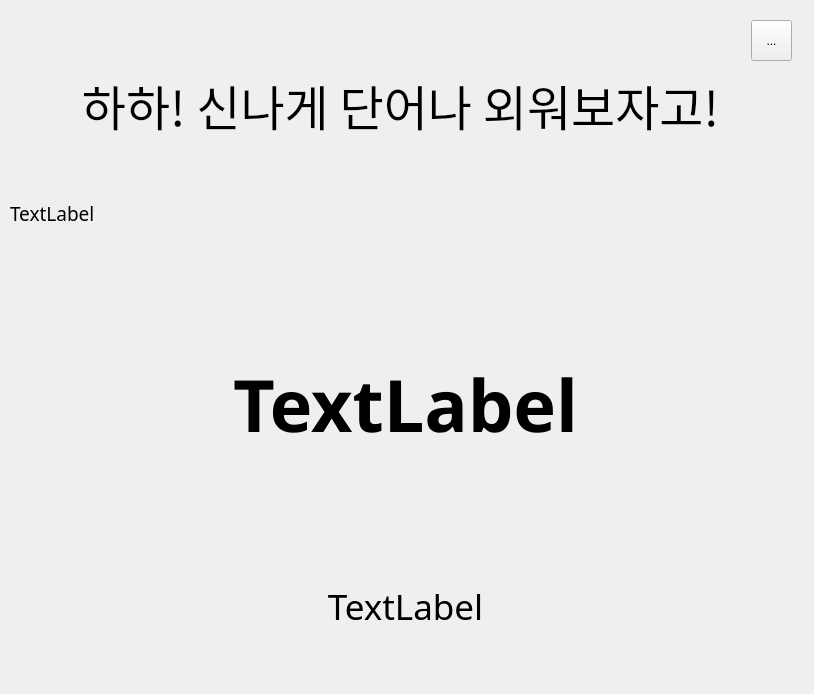
<?xml version="1.0" encoding="UTF-8"?>
<ui version="4.0">
 <class>voca</class>
 <widget class="QMainWindow" name="voca">
  <property name="geometry">
   <rect>
    <x>0</x>
    <y>0</y>
    <width>814</width>
    <height>694</height>
   </rect>
  </property>
  <property name="windowTitle">
   <string>MainWindow</string>
  </property>
  <widget class="QWidget" name="centralwidget">
   <widget class="QLabel" name="greeting_text">
    <property name="geometry">
     <rect>
      <x>10</x>
      <y>9</y>
      <width>781</width>
      <height>131</height>
     </rect>
    </property>
    <property name="font">
     <font>
      <family>KoPub돋움체 Light</family>
      <pointsize>36</pointsize>
     </font>
    </property>
    <property name="mouseTracking">
     <bool>true</bool>
    </property>
    <property name="autoFillBackground">
     <bool>false</bool>
    </property>
    <property name="text">
     <string>하하! 신나게 단어나 외워보자고!</string>
    </property>
    <property name="alignment">
     <set>Qt::AlignBottom|Qt::AlignHCenter</set>
    </property>
   </widget>
   <widget class="QToolButton" name="list_button">
    <property name="geometry">
     <rect>
      <x>751</x>
      <y>20</y>
      <width>41</width>
      <height>41</height>
     </rect>
    </property>
    <property name="text">
     <string>...</string>
    </property>
   </widget>
   <widget class="QWidget" name="verticalLayoutWidget">
    <property name="geometry">
     <rect>
      <x>10</x>
      <y>200</y>
      <width>791</width>
      <height>431</height>
     </rect>
    </property>
    <layout class="QVBoxLayout" name="verticalLayout">
     <item>
      <widget class="QLabel" name="category">
       <property name="sizePolicy">
        <sizepolicy hsizetype="Preferred" vsizetype="Fixed">
         <horstretch>0</horstretch>
         <verstretch>0</verstretch>
        </sizepolicy>
       </property>
       <property name="font">
        <font>
         <family>나눔바른고딕 Light</family>
         <pointsize>14</pointsize>
        </font>
       </property>
       <property name="text">
        <string>TextLabel</string>
       </property>
      </widget>
     </item>
     <item>
      <widget class="QLabel" name="english">
       <property name="sizePolicy">
        <sizepolicy hsizetype="Expanding" vsizetype="Expanding">
         <horstretch>0</horstretch>
         <verstretch>0</verstretch>
        </sizepolicy>
       </property>
       <property name="font">
        <font>
         <family>나눔명조 ExtraBold</family>
         <pointsize>54</pointsize>
         <weight>75</weight>
         <bold>true</bold>
        </font>
       </property>
       <property name="text">
        <string>TextLabel</string>
       </property>
       <property name="scaledContents">
        <bool>true</bool>
       </property>
       <property name="alignment">
        <set>Qt::AlignCenter</set>
       </property>
       <property name="wordWrap">
        <bool>false</bool>
       </property>
       <property name="textInteractionFlags">
        <set>Qt::LinksAccessibleByMouse</set>
       </property>
      </widget>
     </item>
     <item>
      <widget class="QLabel" name="korean">
       <property name="enabled">
        <bool>true</bool>
       </property>
       <property name="sizePolicy">
        <sizepolicy hsizetype="Expanding" vsizetype="Preferred">
         <horstretch>0</horstretch>
         <verstretch>0</verstretch>
        </sizepolicy>
       </property>
       <property name="font">
        <font>
         <family>나눔고딕</family>
         <pointsize>26</pointsize>
         <weight>50</weight>
         <bold>false</bold>
        </font>
       </property>
       <property name="text">
        <string>TextLabel</string>
       </property>
       <property name="scaledContents">
        <bool>true</bool>
       </property>
       <property name="alignment">
        <set>Qt::AlignCenter</set>
       </property>
      </widget>
     </item>
    </layout>
   </widget>
  </widget>
 </widget>
 <resources/>
 <connections/>
</ui>
